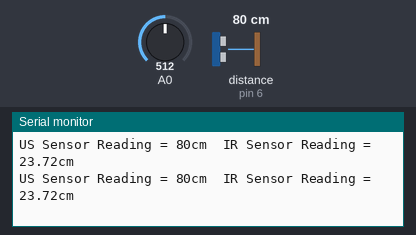
Bench run of a sketch on a simulated Arduino Uno, built with avr-gcc and run on an emulated ATmega328P. Shown: the last lines printed to the serial monitor. Wiring (inferred from the names in the program): ultrasonic range finder: trigger pin 5; echo pin 6. The test bench sets the inputs (shaded band); at power-on: A0 = 512, distance to the obstacle (sensor on pin 6) 80 cm. The echo pulse lasts 58.3 µs per cm.

Above: at 15.2 s.
15.3 s: A0 set to 128
At 15.43 s:
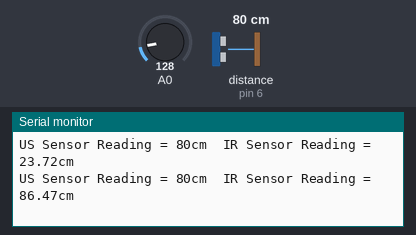
18.3 s: A0 set to 145
At 18.37 s:
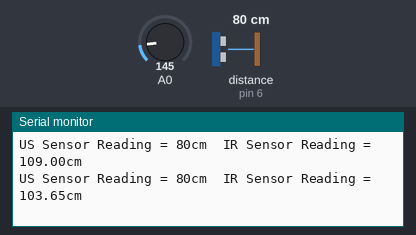
Timing chart, 0 to 21.3 s (numbered marks = the images above; inputs shaded):
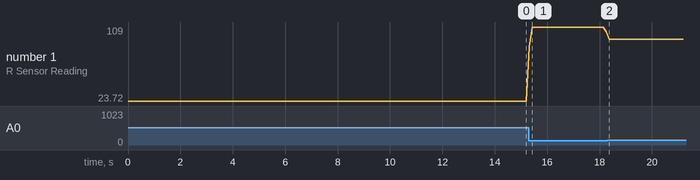

Measured:
- after the input at 15.3 s, the serial monitor: prints a new line at once (image 1)
- plotted number 1: 23.72 → 103.65 after the input at 15.3 s, 103.65 → 95.03 after the input at 18.3 s

The sketch:

IR_US_Range.ino
```cpp
// Pin number constants
const int triggerPin = 5;
const int echoPin = 6;


void setup() {
  // initialize serial communication at 9600 bits per second:
  Serial.begin(9600);
  pinMode(A0, INPUT);

  pinMode(triggerPin, OUTPUT);
  pinMode(echoPin, INPUT);
}


long microsecondsToCentimeters(long microseconds)
{
// The speed of sound is 340 m/s or 29 microseconds per centimeter.
// The ping travels out and back, so to find the distance of the
// object we take half of the distance travelled.
return microseconds / 29 / 2;
}


// the loop routine runs over and over again forever:
void loop() {
  long sensorValue = 0;
  int max = 100;
  long duration, cm;

//  digitalWrite(triggerPin, LOW);
//  delayMicroseconds(5);
  digitalWrite(triggerPin, HIGH);
  delayMicroseconds(5);
  digitalWrite(triggerPin, LOW);

  duration = pulseIn(echoPin, HIGH);

  cm = microsecondsToCentimeters(duration);
  Serial.print("US Sensor Reading = ");
  Serial.print(cm);
  Serial.print("cm\t");

  for (int i = 0; i < max; i++) {
    // read the input on analog pin 0:
    sensorValue += analogRead(A0);
    delay(1);        // delay in between reads for stability
  }

  sensorValue = sensorValue/max;
  float volts = (sensorValue)*0.0048828125;   // value from sensor * (5/1024) - if running 3.3.volts then change 5 to 3.3
  float distance = 65*pow(volts, -1.1);

  // print out the value you read:
  Serial.print("IR Sensor Reading = ");
  Serial.print(distance);
  Serial.println("cm");
  sensorValue = 0;
}
```
